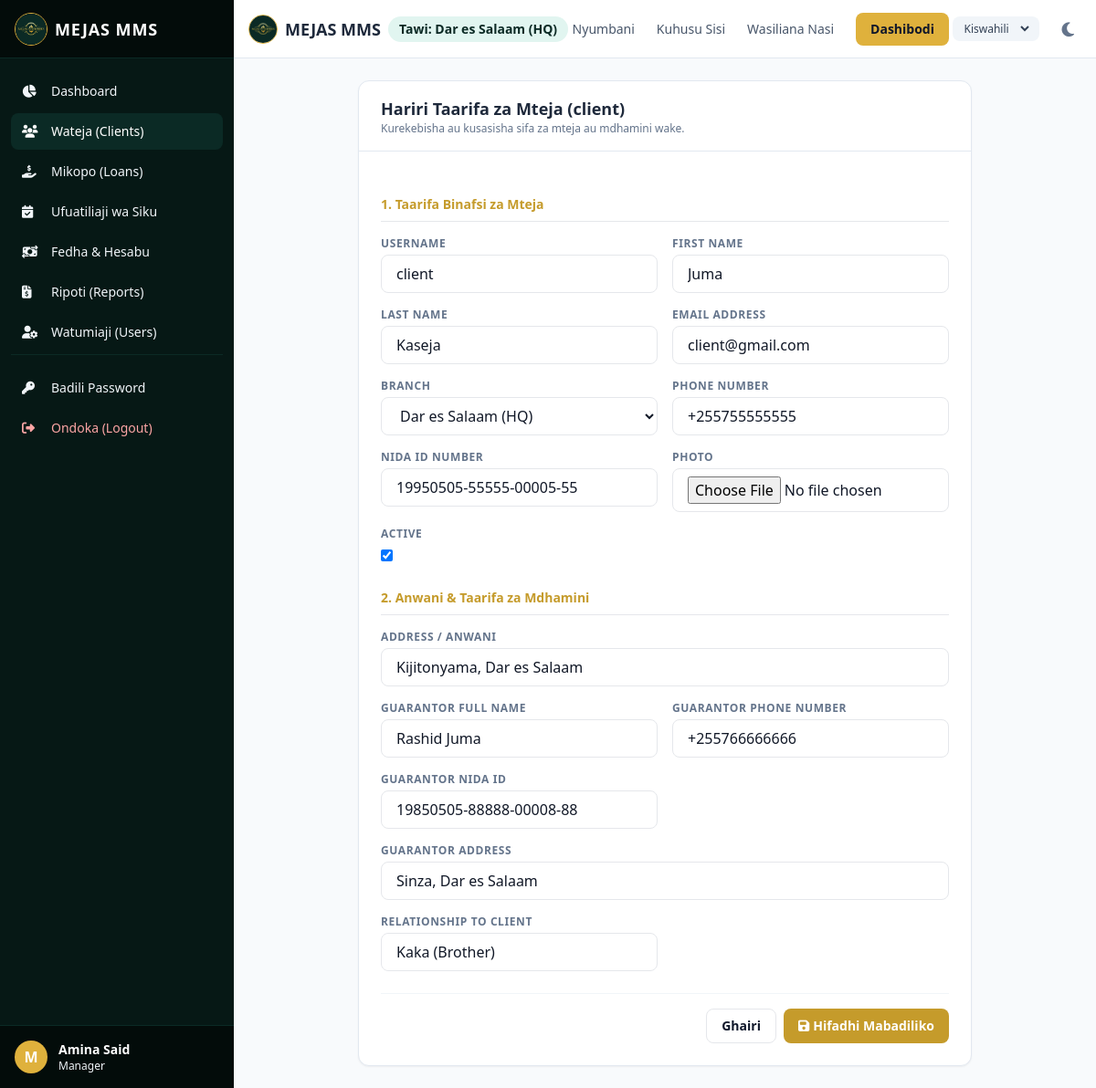
Screenshot of /sw/clients/5/edit/ (signed in) with the database file from the repository.
### mms_app/models.py (models this page shows, shortened)
class User(AbstractUser):
    class Role(models.TextChoices):
        CEO = "CEO", _("CEO / Admin")
        ADMIN = "ADMIN", _("Administrator")
        MANAGER = "MANAGER", _("Manager")
        CASHIER = "CASHIER", _("Cashier (Mhazini)")
        OFFICER = "OFFICER", _("Loan Officer")
        CLIENT = "CLIENT", _("Mteja (Client)")
    role = models.CharField(
        _("User Role"),
        max_length=20,
        choices=Role.choices,
        default=Role.CLIENT,
    )
    branch = models.ForeignKey(
        Branch,
        on_delete=models.SET_NULL,
        null=True,
        blank=True,
        related_name="users",
        verbose_name=_("Branch"),
    )
    phone = models.CharField(_("Phone Number"), max_length=20, blank=True, null=True)
    nida = models.CharField(_("NIDA ID Number"), max_length=20, blank=True, null=True)
    photo = models.ImageField(_("Photo"), upload_to="user_photos/", blank=True, null=True)
    class Meta:
        verbose_name = _("User")
        verbose_name_plural = _("Users")

class Branch(models.Model):
    name = models.CharField(_("Branch Name"), max_length=100)
    location = models.CharField(_("Location"), max_length=150, blank=True, null=True)
    created_at = models.DateTimeField(auto_now_add=True)
    def __str__(self):
        return self.name
    class Meta:
        verbose_name = _("Branch")
        verbose_name_plural = _("Branches")

class ClientProfile(models.Model):
    user = models.OneToOneField(
        User,
        on_delete=models.CASCADE,
        related_name="client_profile",
        verbose_name=_("Client User"),
    )
    address = models.CharField(_("Address / Anwani"), max_length=255)
    guarantor_name = models.CharField(_("Guarantor Full Name"), max_length=150)
    guarantor_phone = models.CharField(_("Guarantor Phone Number"), max_length=20)
    guarantor_nida = models.CharField(_("Guarantor NIDA ID"), max_length=20, blank=True, null=True)
    guarantor_address = models.CharField(_("Guarantor Address"), max_length=255, blank=True, null=True)
    guarantor_relationship = models.CharField(_("Relationship to Client"), max_length=100, blank=True, null=True)
    created_at = models.DateTimeField(auto_now_add=True)
    class Meta:
        verbose_name = _("Client Profile")
        verbose_name_plural = _("Client Profiles")

### mms_app/views.py (the view)
# urls.py: path("clients/<int:pk>/edit/", views.client_edit_view, name="client_edit"),
@login_required
def client_edit_view(request, pk):
    if request.user.role not in [User.Role.CEO, User.Role.ADMIN, User.Role.MANAGER, User.Role.OFFICER]:
        raise Http404(_("Ruhusa imekataliwa."))
    client_user = get_object_or_404(User, pk=pk, role=User.Role.CLIENT)
    profile = getattr(client_user, "client_profile", None)
    if not profile:
        profile = ClientProfile.objects.create(user=client_user, address="")
    if request.method == "POST":
        user_form = UserForm(request.POST, request.FILES, instance=client_user)
        profile_form = ClientProfileForm(request.POST, instance=profile)
        if user_form.is_valid() and profile_form.is_valid():
            user_form.save()
            profile_form.save()
            log_activity(request.user, "CLIENT_UPDATE", f"Updated details for client {client_user.username}", request)
            messages.success(request, _("Taarifa za mteja zimesasishwa."))
            return redirect("client_detail", pk=client_user.pk)
        else:
            messages.error(request, _("Tafadhali rekebisha fomu."))
    else:
        user_form = UserForm(instance=client_user)
        profile_form = ClientProfileForm(instance=profile)
    return render(request, "clients/client_edit.html", {
        "client": client_user,
        "user_form": user_form,
        "profile_form": profile_form
    })

### templates/clients/client_edit.html (shortened to what this page needs)
{% extends 'base.html' %}
{% load i18n %}
{% block content %}
<div class="max-w-2xl mx-auto bg-white dark:bg-slate-800 rounded-xl border border-slate-200 dark:border-slate-700 shadow-sm overflow-hidden">
    <div class="px-6 py-4 border-b border-slate-200 dark:border-slate-700">
        <h3 class="font-bold text-lg text-slate-800 dark:text-white">{% translate "Hariri Taarifa za Mteja" %} ({{ client.username }})</h3>
        <p class="text-xs text-slate-500">{% translate "Kurekebisha au kusasisha sifa za mteja au mdhamini wake." %}</p>
    </div>
    <form method="post" enctype="multipart/form-data" class="p-6 space-y-6">
        <div class="space-y-4">
            <h4 class="font-bold text-sm text-brand-600 border-b pb-2">{% translate "1. Taarifa Binafsi za Mteja" %}</h4>
            <div class="grid grid-cols-1 md:grid-cols-2 gap-4">
                {% for field in user_form %}
                {% if field.name != 'password' and field.name != 'role' %}
                <div>
                    <label for="{{ field.id_for_label }}" class="block text-xs font-semibold text-slate-500 uppercase tracking-wider mb-1">
                        {{ field.label }}
                    </label>
                    {{ field }}
                </div>
                {% endif %}
                {% endfor %}
            </div>
        </div>
        <div class="space-y-4">
            <h4 class="font-bold text-sm text-brand-600 border-b pb-2">{% translate "2. Anwani & Taarifa za Mdhamini" %}</h4>
            <div class="grid grid-cols-1 md:grid-cols-2 gap-4">
                {% for field in profile_form %}
                <div class="{% if field.name == 'address' or field.name == 'guarantor_address' %}md:col-span-2{% endif %}">
                    <label for="{{ field.id_for_label }}" class="block text-xs font-semibold text-slate-500 uppercase tracking-wider mb-1">
                        {{ field.label }}
                    </label>
                    {{ field }}
                </div>
                {% endfor %}
            </div>
        </div>
        <div class="pt-4 flex justify-end gap-2 border-t border-slate-100 dark:border-slate-700">
            <a href="{% url 'client_detail' client.pk %}" class="px-4 py-2 border rounded-lg text-sm font-semibold hover:bg-slate-100 dark:hover:bg-slate-750 transition">
                {% translate "Ghairi" %}
            </a>
            <button type="submit" class="px-4 py-2 bg-brand-600 hover:bg-brand-700 text-white font-bold rounded-lg text-sm transition">
                <i class="fa-solid fa-save mr-1"></i>{% translate "Hifadhi Mabadiliko" %}
            </button>
        </div>
    </form>
</div>
{% endblock %}

### templates/base.html (shortened to what this page needs)
{% load i18n static %}
<!DOCTYPE html>
<html lang="{{ LANGUAGE_CODE }}" class="h-full">
<head>
    <script src="https://cdn.tailwindcss.com"></script>
    <link rel="stylesheet" href="https://cdnjs.cloudflare.com/ajax/libs/font-awesome/6.4.0/css/all.min.css">
</head>
<body class="h-full bg-slate-50 text-slate-900 dark:bg-slate-900 dark:text-slate-100 transition-colors duration-200 flex flex-col">
    <div class="flex h-screen overflow-hidden">
        {% if user.is_authenticated %}
        <aside id="sidebar" class="no-print hidden md:flex flex-col w-64 bg-brand-900 text-slate-100 dark:bg-slate-950 flex-shrink-0 z-20">
            <div class="h-16 flex items-center justify-between px-4 bg-brand-950 border-b border-brand-800 dark:border-slate-800">
                <a href="{% url 'dashboard' %}" class="flex items-center gap-2">
                    <img src="{% static 'logo.png' %}" class="h-9 w-9 rounded-full object-cover border border-brand-500" alt="logo">
                    <span class="font-bold text-lg tracking-wider text-white">MEJAS MMS</span>
                </a>
            </div>
            <nav class="flex-1 px-3 py-4 space-y-1 overflow-y-auto">
                <a href="{% url 'dashboard' %}" class="flex items-center gap-3 px-3 py-2.5 rounded-lg text-sm font-medium hover:bg-brand-800 transition-colors ">
                    <i class="fa-solid fa-chart-pie w-5"></i>
                    <span>{% translate "Dashboard" %}</span>
                </a>
                {% if user.role != 'CLIENT' %}
                <a href="{% url 'client_list' %}" class="flex items-center gap-3 px-3 py-2.5 rounded-lg text-sm font-medium hover:bg-brand-800 transition-colors {% if 'client' in request.resolver_match.url_name %}bg-brand-800 text-white{% endif %}">
                    <i class="fa-solid fa-users w-5"></i>
                    <span>{% translate "Wateja (Clients)" %}</span>
                </a>
                {% endif %}
                <a href="{% url 'loan_list' %}" class="flex items-center gap-3 px-3 py-2.5 rounded-lg text-sm font-medium hover:bg-brand-800 transition-colors ">
                    <i class="fa-solid fa-hand-holding-dollar w-5"></i>
                    <span>{% translate "Mikopo (Loans)" %}</span>
                </a>
                {% if user.role != 'CLIENT' %}
                <a href="{% url 'daily_repayment_tracking' %}" class="flex items-center gap-3 px-3 py-2.5 rounded-lg text-sm font-medium hover:bg-brand-800 transition-colors ">
                    <i class="fa-solid fa-calendar-check w-5"></i>
                    <span>{% translate "Ufuatiliaji wa Siku" %}</span>
                </a>
                {% endif %}
                {% if user.role in 'CEO,MANAGER,CASHIER' %}
                <a href="{% url 'cash_flow_list' %}" class="flex items-center gap-3 px-3 py-2.5 rounded-lg text-sm font-medium hover:bg-brand-800 transition-colors ">
                    <i class="fa-solid fa-money-bill-transfer w-5"></i>
                    <span>{% translate "Fedha & Hesabu" %}</span>
                </a>
                {% endif %}
                {% if user.role in 'CEO,MANAGER' %}
                <a href="{% url 'reports_menu' %}" class="flex items-center gap-3 px-3 py-2.5 rounded-lg text-sm font-medium hover:bg-brand-800 transition-colors ">
                    <i class="fa-solid fa-file-invoice-dollar w-5"></i>
                    <span>{% translate "Ripoti (Reports)" %}</span>
                </a>
                <a href="{% url 'user_list' %}" class="flex items-center gap-3 px-3 py-2.5 rounded-lg text-sm font-medium hover:bg-brand-800 transition-colors ">
                    <i class="fa-solid fa-user-gear w-5"></i>
                    <span>{% translate "Watumiaji (Users)" %}</span>
                </a>
                {% endif %}
                <div class="pt-4 mt-4 border-t border-brand-800 dark:border-slate-800">
                    <a href="{% url 'password_change' %}" class="flex items-center gap-3 px-3 py-2.5 rounded-lg text-sm font-medium hover:bg-brand-800 transition-colors ">
                        <i class="fa-solid fa-key w-5"></i>
                        <span>{% translate "Badili Password" %}</span>
                    </a>
                    <a href="{% url 'logout' %}" class="flex items-center gap-3 px-3 py-2.5 rounded-lg text-sm font-medium text-red-300 hover:bg-red-950 transition-colors mt-1">
                        <i class="fa-solid fa-right-from-bracket w-5"></i>
                        <span>{% translate "Ondoka (Logout)" %}</span>
                    </a>
                </div>
            </nav>
            <div class="p-4 bg-brand-950 border-t border-brand-800 dark:border-slate-800 flex items-center gap-3">
                {% if user.photo %}
                    <img src="{{ user.photo.url }}" class="h-9 w-9 rounded-full object-cover border border-brand-500" alt="avatar">
                {% else %}
                    <div class="h-9 w-9 rounded-full bg-brand-500 flex items-center justify-center text-white font-bold">
                        {{ user.username|slice:":1"|upper }}
                    </div>
                {% endif %}
                <div class="truncate">
                    <p class="text-sm font-semibold text-white truncate">{{ user.get_full_name|default:user.username }}</p>
                    <p class="text-xs text-brand-300 truncate">{{ user.get_role_display }}</p>
                </div>
            </div>
        </aside>
        {% endif %}
        <div class="flex-1 flex flex-col overflow-hidden min-w-0">
            <header class="no-print h-16 bg-white dark:bg-slate-900 border-b border-slate-200 dark:border-slate-800 flex items-center justify-between px-4 z-10 flex-shrink-0">
                <div class="flex items-center gap-3">
                    <div class="flex items-center gap-2">
                        <a href="/" class="flex items-center gap-2">
                            <img src="{% static 'logo.png' %}" class="h-8 w-8 rounded-full object-cover border border-brand-500" alt="logo">
                            <h1 class="text-lg font-bold text-slate-800 dark:text-white">MEJAS MMS</h1>
                        </a>
                        {% if user.is_authenticated %}
                        <span class="hidden md:inline-block text-sm font-semibold bg-brand-100 text-brand-800 dark:bg-slate-800 dark:text-brand-200 px-3 py-1 rounded-full">
                            {% if user.branch %}Tawi: {{ user.branch.name }}{% else %}HQ / Makao Makuu{% endif %}
                        </span>
                        {% endif %}
                    </div>
                </div>
                <div class="hidden md:flex items-center gap-6 text-sm font-medium">
                    <a href="{% url 'home' %}" class="text-slate-600 hover:text-brand-500 dark:text-slate-300 dark:hover:text-brand-500 transition-colors">{% translate "Nyumbani" %}</a>
                    <a href="{% url 'about' %}" class="text-slate-600 hover:text-brand-500 dark:text-slate-300 dark:hover:text-brand-500 transition-colors">{% translate "Kuhusu Sisi" %}</a>
                    <a href="{% url 'contact' %}" class="text-slate-600 hover:text-brand-500 dark:text-slate-300 dark:hover:text-brand-500 transition-colors">{% translate "Wasiliana Nasi" %}</a>
                    {% if user.is_authenticated %}
                        <a href="{% url 'dashboard' %}" class="bg-brand-500 hover:bg-brand-600 text-slate-900 px-4 py-2 rounded-lg transition-colors font-semibold">{% translate "Dashibodi" %}</a>
                    {% else %}
                        <a href="{% url 'login' %}" class="bg-brand-500 hover:bg-brand-600 text-slate-900 px-4 py-2 rounded-lg transition-colors font-semibold">{% translate "Ingia" %}</a>
                    {% endif %}
                </div>
                <div class="flex items-center gap-4">
                    <form action="/i18n/setlang/" method="post" class="inline-flex items-center bg-slate-100 dark:bg-slate-800 rounded-lg px-2 py-1 text-xs">
                        <select name="language" onchange="this.form.submit()" class="bg-transparent text-slate-700 dark:text-slate-200 border-none outline-none focus:ring-0 font-medium">
                            {% get_current_language as CURRENT_LANG %}
                            {% get_available_languages as ALL_LANGS %}
                            {% for lang in ALL_LANGS %}
                                <option value="{{ lang.0 }}" {% if lang.0 == CURRENT_LANG %}selected{% endif %}>
                                    {{ lang.1 }}
                                </option>
                            {% endfor %}
                        </select>
                    </form>
                    <button id="theme-toggle" type="button" class="text-slate-500 dark:text-slate-400 hover:bg-slate-100 dark:hover:bg-slate-800 focus:outline-none focus:ring-4 focus:ring-slate-200 dark:focus:ring-slate-700 rounded-lg text-sm p-2">
                        <i id="theme-toggle-dark-icon" class="hidden fa-solid fa-moon text-lg"></i>
                    </button>
                </div>
            </header>
            <main class="flex-1 overflow-y-auto p-4 md:p-6 bg-slate-50 dark:bg-slate-900 print-full">
                {% block content %}{% endblock %}
            </main>
        </div>
    </div>
</body>
</html>

### rows the page displays
User: username "M", get_full_name "Amina Said", role "Manager", branch.name "Dar es Salaam (HQ)"
User: username "client", user_form "client" "Juma" "Kaseja" "client@gmail.com" "Dar es Salaam (HQ)" "+255755555555" "19950505-55555-00005-55" "☑"
ClientProfile: profile_form "Kijitonyama, Dar es Salaam" "Rashid Juma" "+255766666666" "19850505-88888-00008-88" "Sinza, Dar es Salaam" "Kaka (Brother)"

### other values shown
{{ field.label }} "USERNAME" "FIRST NAME" "LAST NAME" "EMAIL ADDRESS" "BRANCH" "PHONE NUMBER" "NIDA ID NUMBER" "PHOTO" "ACTIVE"
{{ field.label }} "ADDRESS / ANWANI" "GUARANTOR FULL NAME" "GUARANTOR PHONE NUMBER" "GUARANTOR NIDA ID" "GUARANTOR ADDRESS" "RELATIONSHIP TO CLIENT"
form field language "Kiswahili"
